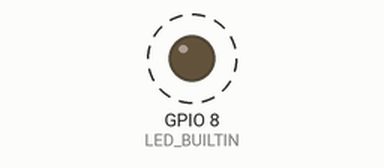
Bench run of a program on a simulated ESP32-C3. Shown: output pins drawn as LEDs (lit = HIGH). Dashed ring = blinking. What the program prints to the serial monitor is not drawn.

Above: at 0.1 s.
Timing chart, 0 to 3.0 s (numbered marks = the images above):
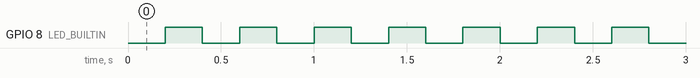

Measured:
- by itself, GPIO 8 (LED_BUILTIN): alternates HIGH for 0.20 s and LOW for 0.20 s

The program:

main.cpp
```cpp
#include <Arduino.h>

void setup() {
  pinMode(LED_BUILTIN, OUTPUT);
  digitalWrite(LED_BUILTIN, LOW);

  Serial.begin(115200);
  Serial.println("Start blinky");
}

void loop() {
  Serial.println("LED ON");
  digitalWrite(LED_BUILTIN, LOW);
  delay(200);

  Serial.println("LED OFF");
  digitalWrite(LED_BUILTIN, HIGH);
  delay(200);
}
```
